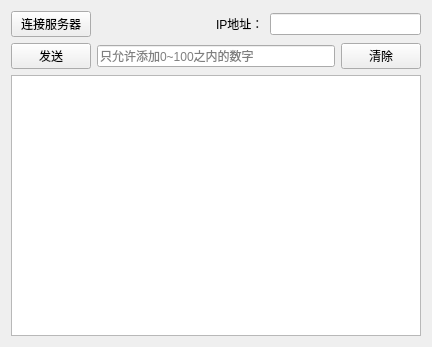
<?xml version="1.0" encoding="UTF-8"?>
<ui version="4.0">
 <class>Client</class>
 <widget class="QWidget" name="Client">
  <property name="geometry">
   <rect>
    <x>0</x>
    <y>0</y>
    <width>432</width>
    <height>347</height>
   </rect>
  </property>
  <property name="windowTitle">
   <string>客户端</string>
  </property>
  <layout class="QVBoxLayout" name="verticalLayout">
   <item>
    <layout class="QHBoxLayout" name="horizontalLayout" stretch="2,3,1,4">
     <item>
      <widget class="QPushButton" name="pushButton_link">
       <property name="text">
        <string>连接服务器</string>
       </property>
      </widget>
     </item>
     <item>
      <widget class="QLabel" name="label_2">
       <property name="text">
        <string/>
       </property>
      </widget>
     </item>
     <item>
      <widget class="QLabel" name="label">
       <property name="text">
        <string>IP地址：</string>
       </property>
      </widget>
     </item>
     <item>
      <widget class="QLineEdit" name="lineEdit_IP"/>
     </item>
    </layout>
   </item>
   <item>
    <layout class="QHBoxLayout" name="horizontalLayout_2" stretch="2,9,2">
     <item>
      <widget class="QPushButton" name="pushButton_send">
       <property name="text">
        <string>发送</string>
       </property>
      </widget>
     </item>
     <item>
      <widget class="QLineEdit" name="lineEdit_messgae">
       <property name="cursor">
        <cursorShape>IBeamCursor</cursorShape>
       </property>
       <property name="inputMethodHints">
        <set>Qt::ImhNone</set>
       </property>
       <property name="inputMask">
        <string/>
       </property>
       <property name="text">
        <string/>
       </property>
       <property name="echoMode">
        <enum>QLineEdit::Normal</enum>
       </property>
       <property name="dragEnabled">
        <bool>false</bool>
       </property>
       <property name="readOnly">
        <bool>false</bool>
       </property>
       <property name="placeholderText">
        <string>只允许添加0~100之内的数字</string>
       </property>
      </widget>
     </item>
     <item>
      <widget class="QPushButton" name="pushButton_clear">
       <property name="text">
        <string>清除</string>
       </property>
      </widget>
     </item>
    </layout>
   </item>
   <item>
    <widget class="QTextBrowser" name="textBrowser"/>
   </item>
  </layout>
 </widget>
 <resources/>
 <connections/>
</ui>
